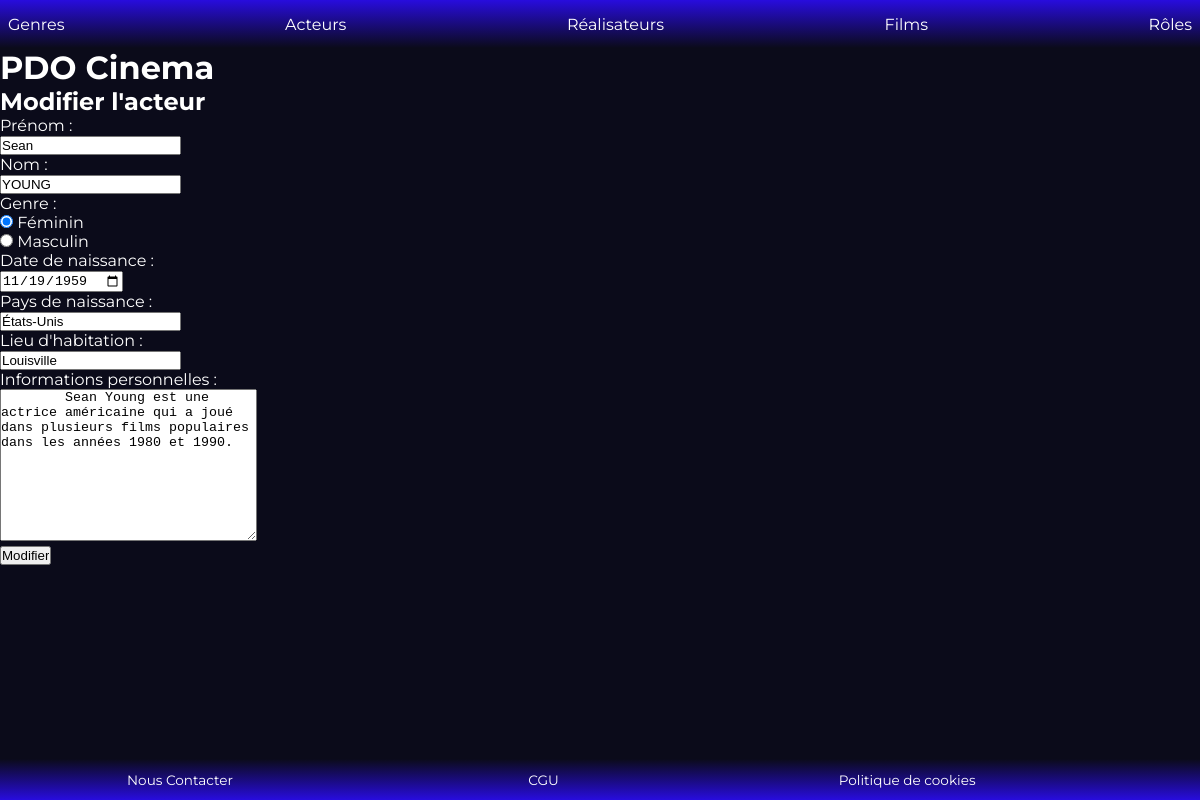
Screenshot of /index.php?action=modifierActeur&id=6 with the database file from the repository.
### tables this page shows
CREATE TABLE IF NOT EXISTS `acteur` (
  `id_acteur` int NOT NULL AUTO_INCREMENT,
  `id_personne` int NOT NULL,
  PRIMARY KEY (`id_acteur`),
  UNIQUE KEY `id_personne` (`id_personne`),
  CONSTRAINT `acteur_ibfk_1` FOREIGN KEY (`id_personne`) REFERENCES `personne` (`id_personne`)
);

CREATE TABLE IF NOT EXISTS `personne` (
  `id_personne` int NOT NULL AUTO_INCREMENT,
  `prenom_personne` varchar(50) NOT NULL,
  `nom_personne` varchar(50) NOT NULL,
  `sexe_personne` varchar(50) NOT NULL,
  `date_naissance_personne` date NOT NULL,
  `pays_naissance` varchar(100) DEFAULT NULL,
  `lieu_habitation` varchar(100) DEFAULT NULL,
  `informations_personnelles` TEXT NOT NULL,
  PRIMARY KEY (`id_personne`)
);

### controller/ActeurController.php (called while the page is built, shortened)
<?php
class ActeurController {
    public function modifierActeur($id) {
        $pdo = Connect::seConnecter();
        $requeteInfosActeur = $pdo->prepare("
            SELECT  personne.prenom_personne, personne.nom_personne, personne.sexe_personne, personne.date_naissance_personne,
                    personne.pays_naissance, personne.lieu_habitation, personne.informations_personnelles,
                    acteur.id_acteur
            FROM personne
                    INNER JOIN acteur ON personne.id_personne = acteur.id_personne
            WHERE acteur.id_acteur = :id
        ");
        $requeteInfosActeur->execute([
            ":id" => $id
        ]);
        require "view/acteurs/modifierActeur.php";
    }
}

### view/acteurs/modifierActeur.php (the view, shortened to what this page needs)
<?php
$acteur = $requeteInfosActeur->fetch();
$Fcheck = $acteur["sexe_personne"] == 'Féminin' ? 'checked' : '';
$Mcheck = $acteur["sexe_personne"] == 'Masculin' ? 'checked' : '';
?>
<form action="index.php?action=modifierActeur&id=<?= $acteur["id_acteur"]?>" method="POST" >
    <label for="prenom">Prénom :</label><br>
    <input type="text" name="prenom" id="prenom" value="<?= $acteur["prenom_personne"] ?>" required ><br>
    <label for="nom">Nom :</label><br>
    <input type="text" name="nom" id="nom" value="<?= $acteur["nom_personne"] ?>" required ><br>
    <legend>Genre :</legend>
    <input type="radio" name="genre" id="genreFeminin" value="Féminin" <?= $Fcheck ?>>
    <label for="genreFeminin">Féminin</label><br>
    <input type="radio" name="genre" id="genreMasculin" value="Masculin" <?= $Mcheck ?>>
    <label for="genreMasculin">Masculin</label><br>
    <label for="dateNaissance">Date de naissance :</label><br>
    <input type="date" name="dateNaissance" id="dateNaissance" value="<?= $acteur["date_naissance_personne"]?>" ><br>
    <label for="pays">Pays de naissance :</label><br>
    <input type="text" name="pays" id="pays" value="<?= $acteur["pays_naissance"]?>"><br>
    <label for="habitation">Lieu d'habitation :</label><br>
    <input type="text" name="habitation" id="habitation" value="<?= $acteur["lieu_habitation"] ?>" ><br>
    <label for="infos">Informations personnelles :</label><br>
    <textarea name="infos" id="infos" cols="30" rows="10">
        <?= $acteur["informations_personnelles"] ?>
    </textarea><br>
    <input type="submit" name="submit" value="Modifier" >
</form>
<?php
require "view/template.php";

### public/css/styles.css (style rules this page uses)
:root { --body-color: rgba(11, 11, 26, 1); --body-font: "Montserrat", sans-serif; --text-color:rgba(255, 255, 255, 1); --h1-font-size: 1.5rem; --h2-font-size: 1.25rem; --h3-font-size: 1rem; --normal-font-size: 0.938rem; --small-font-size: 0.850rem; }
* { box-sizing: border-box; padding: 0; margin: 0; }

### rows the page displays
acteur: prenom "Sean", nom "YOUNG", dateNaissance "11/19/1959", pays "États-Unis", habitation "Louisville", infos "Sean Young est une actrice américaine qui a joué dans plusieurs films populaires dans les années 1980 et 1990."

### other values shown
$titre_secondaire "Modifier l'acteur"
